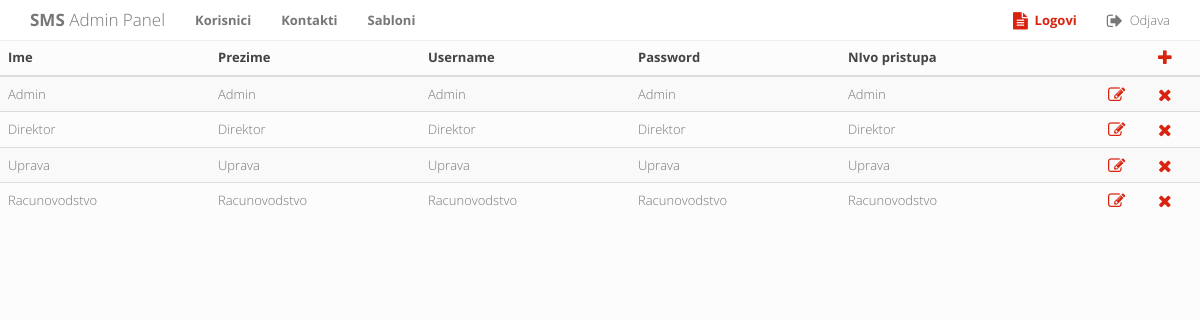
Page /korisnici (signed in) on the committed database.
### tables this page shows
CREATE TABLE korisnici (
	id integer PRIMARY KEY AUTOINCREMENT,
	ime varchar,
	prezime varchar,
	telefon varchar,
	tipID integer
);

CREATE TABLE detalji (
	userID integer,
	username varchar,
	password varchar
);

CREATE TABLE tip (Podgrupa NUMERIC, id integer PRIMARY KEY, naziv varchar, nivo integer);

### app.py (the view)
@app.route("/korisnici",methods=['GET','POST'])
def korisnici():
	if str(request.remote_addr) in Nivo5IP:
		conn = sqlite3.connect('databases/sms.db')
		c = conn.cursor()
		c2 = conn.cursor()
		c.execute("SELECT * FROM detalji")
		korisnik = c.fetchall()
		if any(korisnik) :
			skip=0
			for row in korisnik :
				if(skip==1):
					userID=row[0]
					username=row[1]
					lozinka=row[2]
					c2.execute("SELECT k.ime, k.prezime, t.naziv FROM korisnici k,  tip t WHERE k.tipID = t.id AND k.id=? ORDER BY k.prezime,k.ime", (userID,))
					imeprezime = c2.fetchall()
					for row in imeprezime:
						ime=row[0]
						prezime=row[1]
						tip = row[2]
					korisnici = korisnici + ((userID,ime,prezime,username,lozinka,tip),)
				if(skip==0):
					userID=row[0]
					username=row[1]
					lozinka=row[2]
					c2.execute("SELECT k.ime, k.prezime, t.naziv FROM korisnici k,  tip t WHERE k.tipID = t.id AND k.id=? ORDER BY k.prezime,k.ime", (userID,))
					imeprezime = c2.fetchall()
					for row in imeprezime:
						ime=row[0]
						prezime=row[1]
						tip = row[2]
					korisnici = ((userID,ime,prezime,username,lozinka,tip),)
				skip=1
			print korisnici
		c2.execute("SELECT * FROM tip")
		access=c2.fetchall()
		conn.close()
		return render_template('ap-users.html',korisnici = korisnici,tipovi=access)
	else:
		return redirect(url_for('index'))

### templates/ap-users.html (shortened to what this page needs)
<!doctype html>
<html class="no-js" lang="">
    <head>
        <link rel="stylesheet" href="/static/bootstrap/css/bootstrap.min.css">
        <link rel="stylesheet" href="/static/css/font-awesome.min.css">
        <link rel="stylesheet" href="/static/css/main.css">
    </head>
    <body>
		<div class="navbar navbar-default navbar-fixed-top">
		  <div class="container">
			<div class="navbar-header">
			  <a href="{{ url_for('admin') }}" class="navbar-brand"><b>SMS</b> Admin Panel</a>
			</div>
			<div class="navbar-collapse collapse" id="navbar-main">
			  <ul class="nav navbar-nav">
				<li><a href="{{ url_for('korisnici') }}"><b>Korisnici</b></a></li>
				<li><a href="{{ url_for('kontakti') }}"><b>Kontakti</b></a></li>
				<li><a href="{{ url_for('sabloni') }}" ><b>Sabloni</b></a></li>
			  </ul>
			  <ul class="nav navbar-nav navbar-right">
				<li><a href="{{ url_for('logs') }}" style="color: #d9230f; font-weight: bold;"><i class="fa fa-file-text fa-lg"></i> &nbsp;Logovi</a></li>
				<li><a href="{{ url_for('logout') }}"><i class="fa fa-sign-out fa-lg"></i> &nbsp;Odjava</a></li>
			  </ul>
			</div>
		  </div>
		</div>
		<div class="content" style="padding: 40px 0 0 0;">
			<div class="row">
				<div class="col-lg-12">
					<table class="table table-striped">
						<thead>
							<tr>
								<th>Ime</th>
								<th>Prezime</th>
								<th>Username</th>
								<th>Password</th>
								<th>NIvo pristupa</th>
								<th width="50px"></th>
								<th width="50px"></th>
								<th>
											<a href="" data-toggle="modal" data-target="#modal-new">
												<i class="fa fa-plus fa-lg"></i>
											</a>
											</th>
							</tr>
						</thead>
							<tbody>
								{% for korisnik in korisnici %}
								<tr>
										<td>{{ korisnik[1] }}</td>
										<td>{{ korisnik[2] }}</td>
										<td>{{ korisnik[3] }}</td>
										<td>{{ korisnik[4] }}</td>
										<td>{{ korisnik[5] }}</td>
										<td width="50px">
										<td>
											<a href="" data-toggle="modal" data-target="#modal-{{ korisnik[0] }}">
												<i class="fa fa-pencil-square-o fa-lg"></i>
											</a>
										</td>
										<td width="50px">
											<form role="form" action="{{ url_for('izbrisi') }}" method="post" id="delete-{{ korisnik[0] }}">
												<a href="" onclick="document.getElementById('delete-{{ korisnik[0] }}').submit(); return false;">
													<i class="fa fa-times fa-lg"></i>
												</a>
											</form>
										</td>
									</tr>
								{% endfor %}
							</tbody>
						</table>
				</div>
			</div>
		</div>
    </body>
</html>

### static/css/main.css (style rules this page uses)
.content { padding: 50px 20px 20px 20px; }

### rows in the picture
korisnici: ime "Admin", prezime "Admin"
detalji: username "Admin", password "Admin"
tip: naziv "Admin"
korisnici: ime "Direktor", prezime "Direktor"
detalji: username "Direktor", password "Direktor"
tip: naziv "Direktor"
korisnici: ime "Uprava", prezime "Uprava"
detalji: username "Uprava", password "Uprava"
tip: naziv "Uprava"
korisnici: ime "Racunovodstvo", prezime "Racunovodstvo"
detalji: username "Racunovodstvo", password "Racunovodstvo"
tip: naziv "Racunovodstvo"
